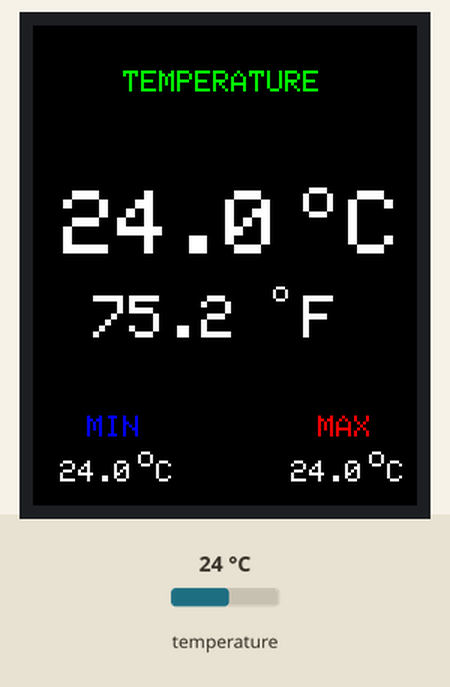
Bench run of a sketch on a simulated Arduino Uno, built with avr-gcc and run on an emulated ATmega328P. On the bench: 128×160 colour display. Inputs (shaded band) come from the test bench; at power-on: temperature 24 °C.

Above: at 1.3 s.
1.4 s: temperature set to 12 °C
At 3.0 s:
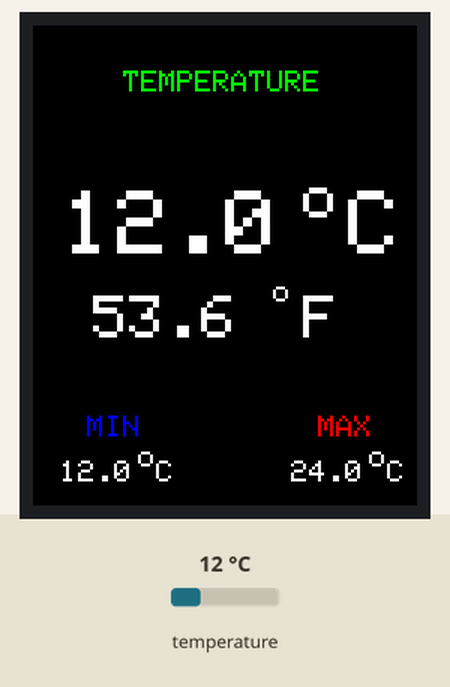
4.2 s: temperature set to 19 °C
At 5.8 s:
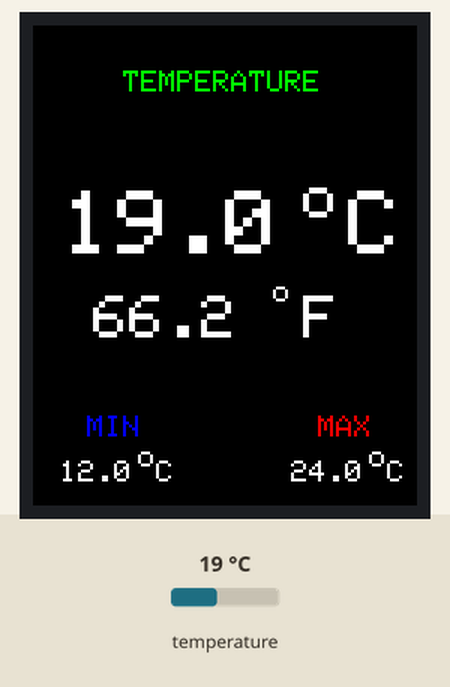
6.7 s: temperature set to 28 °C
At 8.7 s:
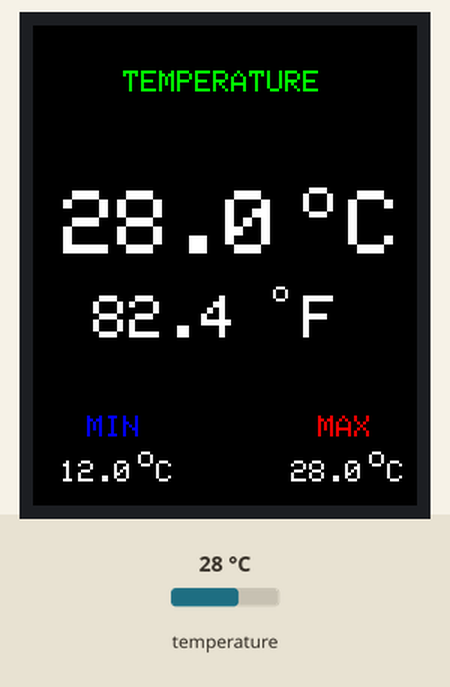
Timing chart, 0 to 10.2 s (numbered marks = the images above; inputs shaded):
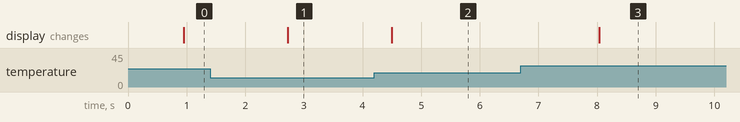

The sketch:

temp_sensor.ino
```cpp
#include <Adafruit_ST7735.h>
#include <Adafruit_GFX.h>
#include <OneWire.h>
#include <DallasTemperature.h>
#include <SPI.h>

#define TFT_CS     10
#define TFT_RST    8
#define TFT_DC     9
Adafruit_ST7735 tft = Adafruit_ST7735(TFT_CS,  TFT_DC, TFT_RST);

// Data wire is plugged into pin 6 on the Arduino
#define ONE_WIRE_BUS 6

// Setup a oneWire instance to communicate with any OneWire devices
// (not just Maxim/Dallas temperature ICs)
OneWire oneWire(ONE_WIRE_BUS);

// Pass our oneWire reference to Dallas Temperature.
DallasTemperature sensors(&oneWire);

float maxTemperature=0;
float minTemperature=200;
float tempF=0;
char charMinTemperature[10];
char charMaxTemperature[10];
char temperatureChar[10];
char temperatureCharF[10];

float temperature = 0;
float previousTemperature = 500;


void setup ()
{
    tft.initR(INITR_BLACKTAB);
    tft.fillScreen(ST7735_BLACK);


    printText("TEMPERATURE", ST7735_GREEN,30,15,1);  // Temperature Static Text
    printText("MAX", ST7735_RED,95,130,1);
    printText("MIN", ST7735_BLUE,18,130,1);

}

uint32_t old_ts;

void loop ()
{
  sensors.requestTemperatures(); // Send the command to get temperatures
  temperature = sensors.getTempCByIndex(0);
  tempF = (temperature * 9.0)/ 5.0 + 32.0; // Convert Celcius to Fahrenheit

if(temperature != previousTemperature)
  {

    //celsius
    previousTemperature = temperature;
    String temperatureString = String(temperature,1);
    temperatureString.toCharArray(temperatureChar,10);
    tft.fillRect(10,55,128,30,ST7735_BLACK);
    printText(temperatureChar, ST7735_WHITE,10,55,3);
    printText("o", ST7735_WHITE,90,50,2);
    printText("C", ST7735_WHITE,105,55,3);

    //farenhait
    String temperatureStringF = String(tempF,1);
    temperatureStringF.toCharArray(temperatureCharF,10);
    tft.fillRect(20,90,128,30,ST7735_BLACK);
    printText(temperatureCharF, ST7735_WHITE,20,90,2);
    printText("o", ST7735_WHITE,80,85,1);
    printText("F", ST7735_WHITE,90,90,2);

    //update at change
    if(temperature>maxTemperature)
    {
      maxTemperature = temperature;
      dtostrf(maxTemperature,5, 1, charMaxTemperature);
      tft.fillRect(75,140,36,18,ST7735_BLACK);
      printText(charMaxTemperature, ST7735_WHITE,80,145,1);
      printText("o", ST7735_WHITE,112,140,1);
      printText("C", ST7735_WHITE,118,145,1);

    }
    if(temperature<minTemperature)
    {
      minTemperature = temperature;
      dtostrf(minTemperature,5, 1, charMinTemperature);
      tft.fillRect(3,142,33,20,ST7735_BLACK);
      printText(charMinTemperature, ST7735_WHITE,3,145,1);
      printText("o", ST7735_WHITE,35,140,1);
      printText("C", ST7735_WHITE,41,145,1);
    }
  }
    delay(1000);
}


void printText(char *text, uint16_t color, int x, int y,int textSize)
{
  tft.setCursor(x, y);
  tft.setTextColor(color);
  tft.setTextSize(textSize);
  tft.setTextWrap(true);
  tft.print(text);
}
```

Measured:
- after the input at 1.4 s, the display: changes after 1.3 s (image 1)
- after the input at 4.2 s, the display: changes after 0.30 s (image 2)
- after the input at 6.7 s, the display: changes after 1.3 s (image 3)
